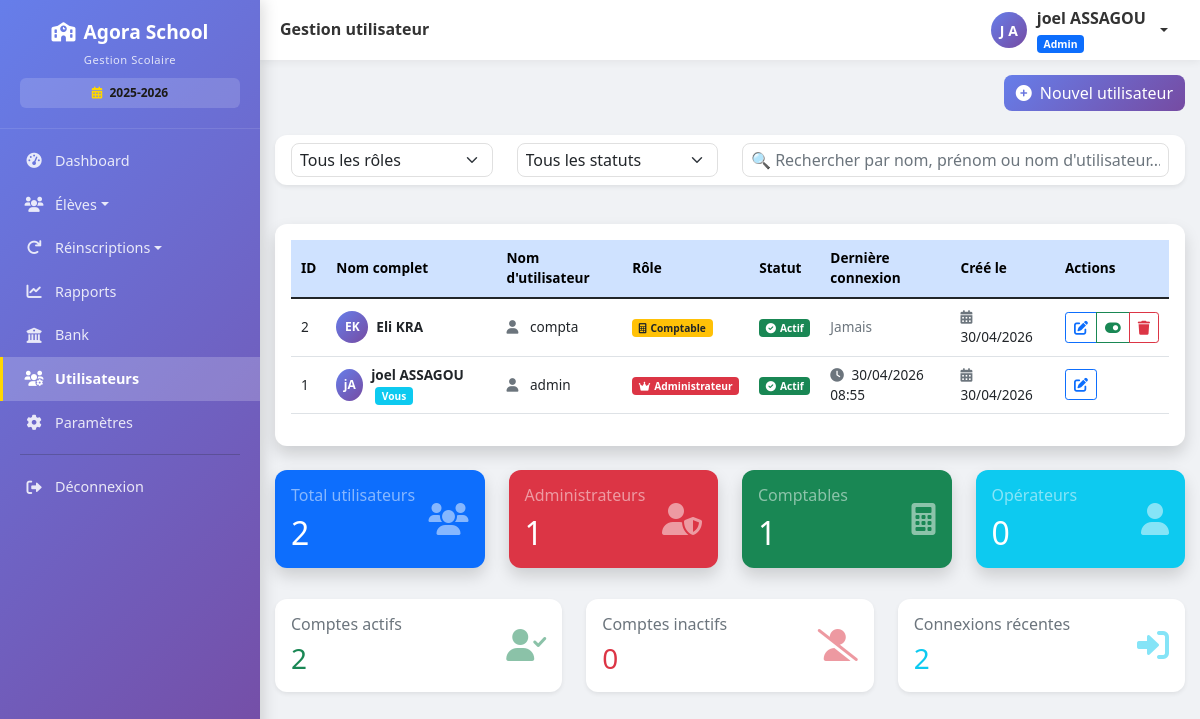
/utilisateurs (signed in), run on an earlier commit of the app's database.
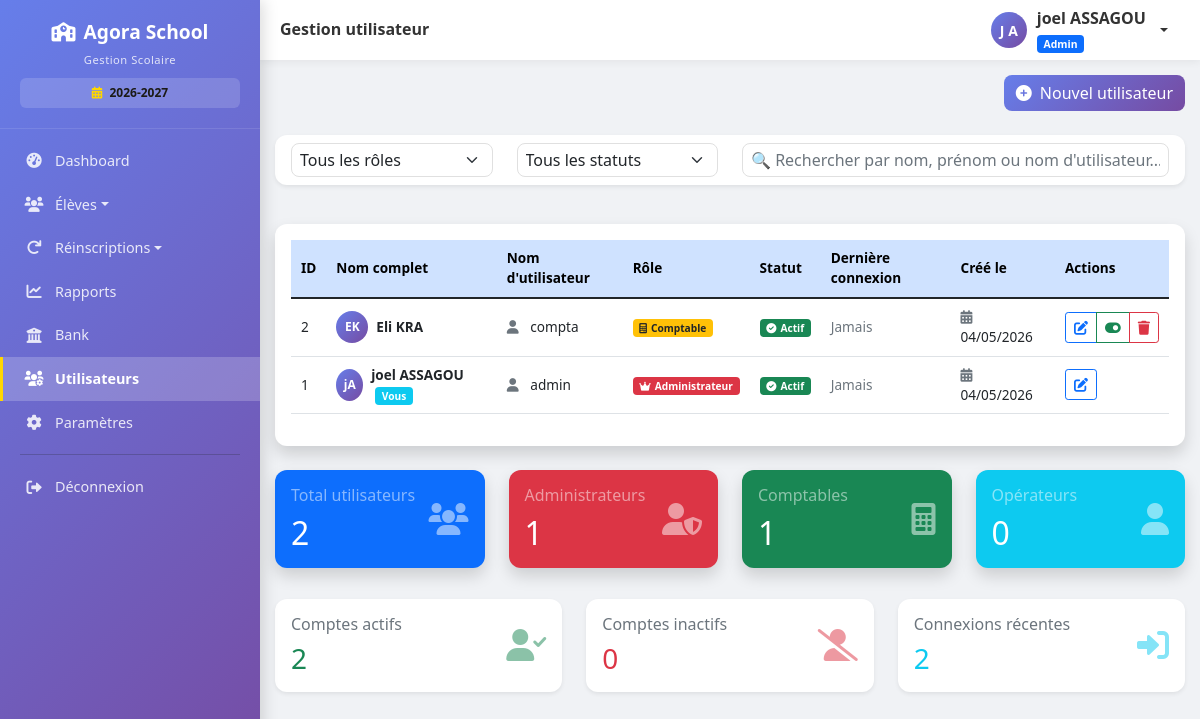
And on a later commit of the database.
### models.py (models this page shows, shortened)
class Parametre(db.Model):
    __tablename__ = 'parametres'
    id = db.Column(db.Integer, primary_key=True)
    cle = db.Column(db.String(100), unique=True, nullable=False)
    valeur = db.Column(db.String(500))
    description = db.Column(db.String(200))
    date_modification = db.Column(db.DateTime, default=datetime.utcnow, onupdate=datetime.utcnow)

class User(UserMixin, db.Model):
    __tablename__ = 'users'
    id = db.Column(db.Integer, primary_key=True)
    username = db.Column(db.String(80), unique=True, nullable=False, index=True)
    password_hash = db.Column(db.String(200), nullable=False)
    nom = db.Column(db.String(100), nullable=False)
    prenom = db.Column(db.String(100), nullable=False)
    role = db.Column(db.String(20), default='user')  # admin, comptable, user
    actif = db.Column(db.Boolean, default=True)
    created_at = db.Column(db.DateTime, default=datetime.utcnow)
    last_login = db.Column(db.DateTime, nullable=True)
    @property
    def nom_complet(self):
        return f"{self.prenom} {self.nom}"

### routes.py (the view)
@app.route('/utilisateurs')
@login_required
@admin_required
def liste_utilisateurs():
    utilisateurs = User.query.order_by(User.created_at.desc()).all()
    total_users = len(utilisateurs)
    total_admins = User.query.filter_by(role='admin').count()
    total_comptables = User.query.filter_by(role='comptable').count()
    total_users_simple = User.query.filter_by(role='user').count()
    total_actifs = User.query.filter_by(actif=True).count()
    return render_template('utilisateurs/liste.html',
                         utilisateurs=utilisateurs,
                         total_users=total_users,
                         total_admins=total_admins,
                         total_comptables=total_comptables,
                         total_users_simple=total_users_simple,
                         total_actifs=total_actifs)

### app.py (called while the page is built)
@app.after_request
def close_db_connection(response):
    try:
        db.session.close()
    except:
        pass
    return response

### routes.py (called while the page is built)
@login_manager.user_loader
def load_user(user_id):
    return User.query.get(int(user_id))

def admin_required(f):
    @wraps(f)
    def decorated_function(*args, **kwargs):
        if not current_user.is_authenticated or current_user.role != 'admin':
            flash('Accès réservé aux administrateurs', 'danger')
            return redirect(url_for('liste_eleves'))
        return f(*args, **kwargs)
    return decorated_function

### templates/utilisateurs/liste.html (shortened to what the changed rows need)
{% extends "base.html" %}
{% block content %}
<div class="card shadow">
    <div class="card-body">
        <div class="table-responsive">
            <table class="table table-hover" id="usersTable">
                <thead class="table-primary">
                    <tr>
                        <th>ID</th>
                        <th>Nom complet</th>
                        <th>Nom d'utilisateur</th>
                        <th>Rôle</th>
                        <th>Statut</th>
                        <th>Dernière connexion</th>
                        <th>Créé le</th>
                        <th>Actions</th>
                    </tr>
                </thead>
                <tbody>
                    {% for user in utilisateurs %}
                    <tr>
                        <td>{{ user.id }}</td>
                        <td>
                            <div class="d-flex align-items-center">
                                <div class="avatar-sm me-2">
                                    <span class="avatar-initials">{{ user.prenom[0] }}{{ user.nom[0] }}</span>
                                </div>
                                <div>
                                    <strong>{{ user.nom_complet }}</strong>
                                    {% if user.id == current_user.id %}
                                        <span class="badge bg-info ms-1">Vous</span>
                                    {% endif %}
                                </div>
                            </div>
                        </td>
                        <td>
                            <i class="fas fa-user me-2 text-muted"></i>
                            {{ user.username }}
                        </td>
                        <td>
                            {% if user.role == 'admin' %}
                                <span class="badge bg-danger">
                                    <i class="fas fa-crown me-1"></i>Administrateur
                                </span>
                            {% elif user.role == 'comptable' %}
                                <span class="badge bg-warning text-dark">
                                    <i class="fas fa-calculator me-1"></i>Comptable
                                </span>
                            {% else %}
                                <span class="badge bg-info">
                                    <i class="fas fa-user me-1"></i>Opérateur
                                </span>
                            {% endif %}
                        </td>
                        <td>
                            {% if user.actif %}
                                <span class="badge bg-success">
                                    <i class="fas fa-check-circle me-1"></i>Actif
                                </span>
                            {% else %}
                                <span class="badge bg-danger">
                                    <i class="fas fa-times-circle me-1"></i>Inactif
                                </span>
                            {% endif %}
                        </td>
                        <td>
                            {% if user.last_login %}
                                <i class="fas fa-clock me-1 text-muted"></i>
                                {{ user.last_login.strftime('%d/%m/%Y %H:%M') }}
                            {% else %}
                                <span class="text-muted">Jamais</span>
                            {% endif %}
                        </td>
                        <td>
                            <i class="fas fa-calendar-alt me-1 text-muted"></i>
                            {{ user.created_at.strftime('%d/%m/%Y') }}
                        </td>
                        <td>
                            <div class="btn-group btn-group-sm" role="group">
                                <a href="{{ url_for('modifier_utilisateur', user_id=user.id) }}"
                                   class="btn btn-outline-primary"
                                   data-bs-toggle="tooltip"
                                   title="Modifier">
                                    <i class="fas fa-edit"></i>
                                </a>
                                {% if user.id != current_user.id %}
                                <button type="button"
                                        class="btn btn-outline-{{ 'success' if user.actif else 'secondary' }}"
                                        onclick="toggleStatus({{ user.id }}, '{{ user.username }}', {{ user.actif|lower }})"
                                        data-bs-toggle="tooltip"
                                        title="{{ 'Désactiver' if user.actif else 'Activer' }}">
                                    <i class="fas fa-{{ 'toggle-on' if user.actif else 'toggle-off' }}"></i>
                                </button>
                                <button type="button"
                                        class="btn btn-outline-danger"
                                        onclick="confirmDelete({{ user.id }}, '{{ user.username }}')"
                                        data-bs-toggle="tooltip"
                                        title="Supprimer">
                                    <i class="fas fa-trash"></i>
                                </button>
                                {% endif %}
                            </div>
                        </td>
                    </tr>
                    {% endfor %}
                </tbody>
            </table>
        </div>
    </div>
</div>
<div class="row mt-4">
    <div class="col-md-3">
        <div class="card bg-primary text-white shadow">
            <div class="card-body">
                <div class="d-flex justify-content-between align-items-center">
                    <div>
                        <h2 class="mb-0">{{ utilisateurs|length }}</h2>
                    </div>
                </div>
            </div>
        </div>
    </div>
    <div class="col-md-3">
        <div class="card bg-danger text-white shadow">
            <div class="card-body">
                <div class="d-flex justify-content-between align-items-center">
                    <div>
                        <h2 class="mb-0">{{ utilisateurs|selectattr('role', 'equalto', 'admin')|list|length }}</h2>
                    </div>
                </div>
            </div>
        </div>
    </div>
    <div class="col-md-3">
        <div class="card bg-success text-white shadow">
            <div class="card-body">
                <div class="d-flex justify-content-between align-items-center">
                    <div>
                        <h2 class="mb-0">{{ utilisateurs|selectattr('role', 'equalto', 'comptable')|list|length }}</h2>
                    </div>
                </div>
            </div>
        </div>
    </div>
    <div class="col-md-3">
        <div class="card bg-info text-white shadow">
            <div class="card-body">
                <div class="d-flex justify-content-between align-items-center">
                    <div>
                        <h2 class="mb-0">{{ utilisateurs|selectattr('role', 'equalto', 'user')|list|length }}</h2>
                    </div>
                </div>
            </div>
        </div>
    </div>
</div>
{% endblock %}

### templates/base.html (shortened to what the changed rows need)
<!DOCTYPE html>
<html lang="fr">
<head>
    <link href="https://cdn.jsdelivr.net/npm/bootstrap@5.1.3/dist/css/bootstrap.min.css" rel="stylesheet">
    <link rel="stylesheet" href="https://cdnjs.cloudflare.com/ajax/libs/font-awesome/6.0.0/css/all.min.css">
    <link href="https://cdn.datatables.net/1.11.5/css/dataTables.bootstrap5.min.css" rel="stylesheet">
</head>
<body>
    <div class="app-layout">
        {% if current_user.is_authenticated %}
        <aside class="sidebar" id="sidebar">
            <div class="sidebar-logo">
                <h4><i class="fas fa-school me-2"></i>Agora School</h4>
                <small>Gestion Scolaire</small>
                {% set annee_active = parametres_ecole.get('annee_scolaire_active', '2025-2026') if parametres_ecole else '2025-2026' %}
                <div style="margin-top: 8px; padding: 6px 10px; background: rgba(255,255,255,0.15); border-radius: 6px; font-size: 0.75rem;">
                    <i class="fas fa-calendar-alt me-1" style="color: #ffd700;"></i>
                    <strong style="color: #1b1a16;">{{ annee_active }}</strong>
                </div>
            </div>
            <nav class="sidebar-nav">
                {% if current_user.role == 'admin' %}
                <a class="nav-link {% if request.endpoint == 'dashboard' %}active{% endif %}"
                   href="{{ url_for('dashboard') }}">
                    <i class="fas fa-tachometer-alt"></i> Dashboard
                </a>
                {% endif %}
                <div class="eleves-dropdown">
                    <a class="nav-link dropdown-toggle {% if request.endpoint == 'liste_eleves' %}active{% endif %}"
                       href="#" data-bs-toggle="dropdown">
                        <i class="fas fa-users"></i> Élèves
                    </a>
                </div>
                {% if current_user.role in ['admin', 'comptable'] %}
                <div class="eleves-dropdown">
                    <a class="nav-link dropdown-toggle {% if request.endpoint in ['liste_reinscriptions', 'reinscrire_anciens'] %}active{% endif %}"
                       href="#" data-bs-toggle="dropdown">
                        <i class="fas fa-redo"></i> Réinscriptions
                    </a>
                </div>
                {% endif %}
                {% if current_user.role in ['admin', 'comptable'] %}
                <a class="nav-link {% if request.endpoint == 'rapports' %}active{% endif %}"
                   href="{{ url_for('rapports') }}">
                    <i class="fas fa-chart-line"></i> Rapports
                </a>
                <a class="nav-link {% if request.endpoint == 'bank' %}active{% endif %}"
                   href="{{ url_for('bank') }}">
                    <i class="fas fa-university"></i> Bank
                </a>
                {% endif %}
                {% if current_user.role == 'admin' %}
                <a class="nav-link {% if request.endpoint == 'liste_utilisateurs' %}active{% endif %}"
                   href="{{ url_for('liste_utilisateurs') }}">
                    <i class="fas fa-users-cog"></i> Utilisateurs
                </a>
                <a class="nav-link {% if request.endpoint == 'parametres' %}active{% endif %}"
                   href="{{ url_for('parametres') }}">
                    <i class="fas fa-cog"></i> Paramètres
                </a>
                {% endif %}
                <hr>
                <a class="nav-link" href="{{ url_for('logout') }}">
                    <i class="fas fa-sign-out-alt"></i> Déconnexion
                </a>
            </nav>
        </aside>
        {% endif %}
        <main class="main-area">
            {% if current_user.is_authenticated %}
            <header class="topbar">
                <div class="d-flex align-items-center gap-2">
                    <h5>{% block page_title %}Gestion utilisateur{% endblock %}</h5>
                </div>
                <div class="dropdown">
                    <a href="#" class="user-dropdown dropdown-toggle" data-bs-toggle="dropdown" aria-label="Menu utilisateur">
                        <div class="user-avatar">
                            {{ current_user.prenom[0]|upper if current_user.prenom else current_user.username[0]|upper }}
                            {{ current_user.nom[0]|upper if current_user.nom else '' }}
                        </div>
                        <div class="d-none d-md-block text-start">
                            <strong>{{ current_user.nom_complet or current_user.username }}</strong>
                            <div>
                                <span class="badge bg-{{ 'primary' if current_user.role == 'admin' else 'warning' if current_user.role == 'comptable' else 'info' }}"
                                      style="font-size:0.65rem;">
                                    {{ current_user.role|capitalize }}
                                </span>
                            </div>
                        </div>
                    </a>
                </div>
            </header>
            {% endif %}
            <div class="page-content" id="pageContent">
                {% block content %}{% endblock %}
            </div>
        </main>
    </div>
</body>
</html>

What changed in the data, as far as the page shows it:
changed Parametre: valeur "2025-2026" → "2026-2027"
changed User "joel ASSAGOU": created_at "30/04/2026" → "04/05/2026"; last_login "30/04/2026 08:55" → (not shown); now shows "Jamais"
changed User "Eli KRA": created_at "30/04/2026" → "04/05/2026"
